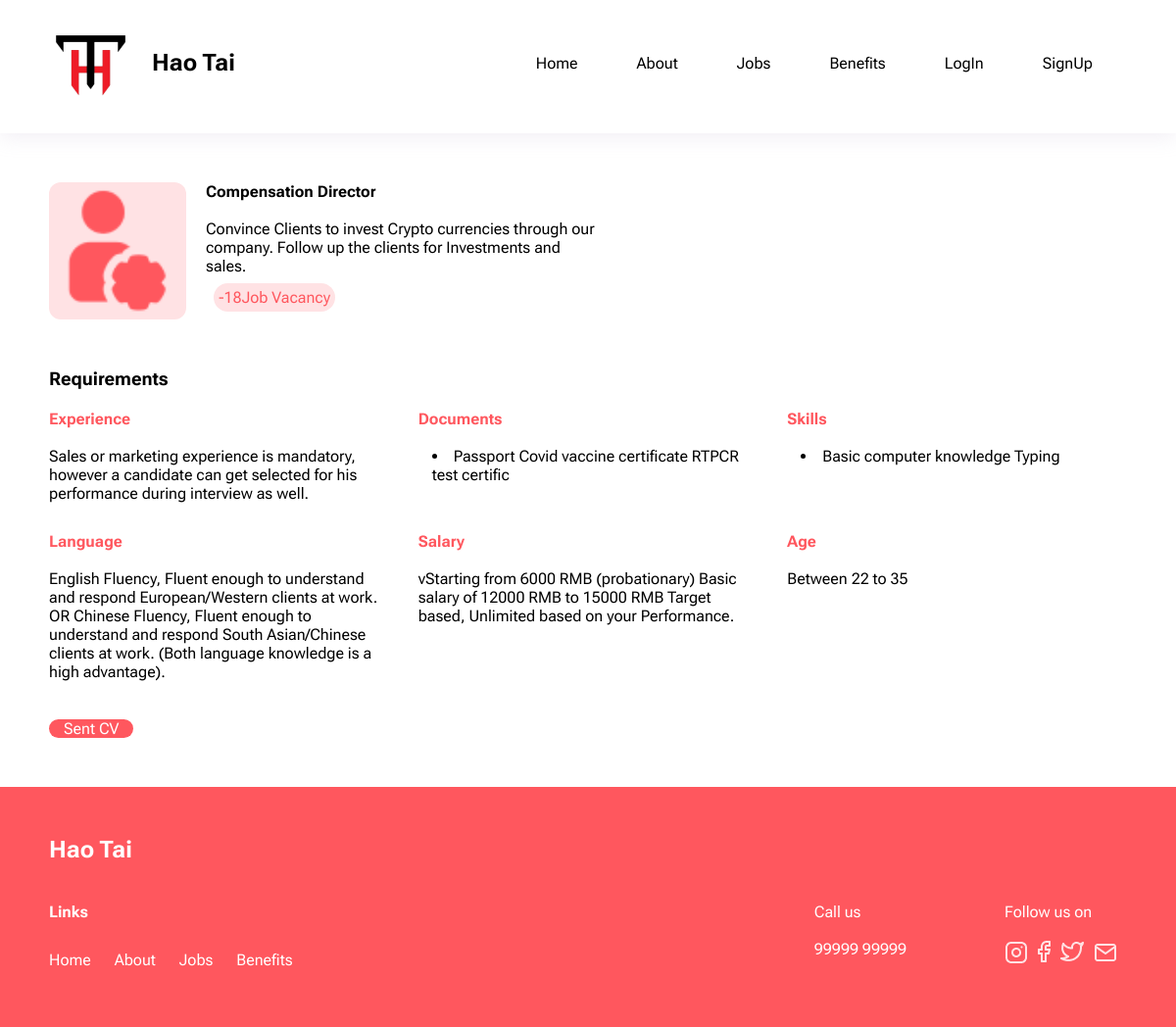
The page /jobsingle/4 on the database its author committed.
### web/models.py (models this page shows, shortened)
class jobdescrip(models.Model):
    title = models.CharField(max_length = 200)
    description = models.TextField()
    no_of_vacancy = models.IntegerField()
    image = models.ImageField()
    experience = models.TextField()
    documents = models.TextField()
    skill = models.TextField()
    language  = models.TextField()
    salary = models.TextField()
    age = models.TextField()
    Category = models.ForeignKey('categories', on_delete=models.CASCADE)

### web/views.py (the view)
def jobsingle(request,id):
    jobdes = jobdescrip.objects.get(id=id)
    context = {'jobdes':jobdes}
    return render(request,'jobsingle.html',context)

### templates/jobsingle.html (shortened to what this page needs)
        {%extends 'base.html'%}
        {%load static%}
        {%block style%}
    <link rel="stylesheet" href="{% static  'stylelast.css'%}">
    {%endblock%}
    {%block content%}
    <section class="crypto">
        <div class="currency">
            <img src="{{jobdes.image.url}}" alt="">
        </div>
        <div class="note">
            <div>
                <b>{{jobdes.title}}</b><br><br>
                <p>{{jobdes.description}}</p>
            </div>
            <div class="vacancy">{{jobdes.no_of_vacancy }}Job Vacancy</div>
        </div>
    </section>
    <section class="requirements">
        <h3>Requirements</h3>
        <div class="conditions">
            <div class="exp">
                <h4>Experience</h4><br>
                <p>{{jobdes.experience }}</p>
            </div>
            <div class="exp">
                <ul><h4>Documents</h4></ul><br>
                <li>{{jobdes.documents }}</li>
            </div>
            <div class="exp">
                <ul><h4>Skills</h4></ul><br>
                <li>{{jobdes.skill }}</li>
            </div>
            <div class="exp">
                <h4>Language</h4><br>
                <p>{{jobdes.language }}.</p><br>
            </div>
            <div class="exp">
                <h4>Salary</h4><br>
                <p>{{jobdes.salary }}</p>
            </div>
            <div class="exp">
                <h4>Age</h4><br>
                <p>{{jobdes.age }}</p>
            </div>
        </div>
        <div class="cv"><a href="">Sent CV</a></div>
    </section>
    {%endblock%}

### static/stylelast.css (style rules this page uses)
* { padding: 0; margin: 0; }
body { background-color: white; font-family: 'Open Sans', sans-serif; font-family: 'Roboto Flex', sans-serif; }
a { text-decoration: none; color: black; }
.crypto { display: flex; gap: 20px; margin: 50px; }
.crypto img { width: 140px; }
.crypto p { max-width : 400px; }
.currency { background-color: #FFE2E4; border-radius: 12px; height: 140px; }
.vacancy { background-color: #FFE2E4; border-radius: 15px; padding: 5px; width: fit-content; margin: 8px; color: #FF575E; }
.requirements { margin: 50px; }
.requirements h3 { padding-bottom: 20px; }
.conditions { display: grid; grid-template-columns: repeat(6,1fr); gap: 30px; }
.exp { grid-column: span 2; }
.exp h4 { color: #FF575E; }
.exp li { margin-left: 14px; }
.cv { background-color: #FF575E; border-radius: 15px; margin-top: 20px; margin-bottom: 20px; width: fit-content; }
.cv a { color: white; margin: 15px; }

### rows shown on the page
jobdescrip: image (picture), title "Compensation Director", description "Convince Clients to invest Crypto currencies through our company. Follow up the clients for Investments and sales.", no_of_vacancy "-18", experience "Sales or marketing experience is mandatory, however a candidate can get selected for his performance during interview as well.", documents "Passport Covid vaccine certificate RTPCR test certific", skill "Basic computer knowledge Typing", language "English Fluency, Fluent enough to understand and respond European/Western clients at work. OR Chinese Fluency, Fluent enough to understand and respond South Asian/Chinese clients at work. (Both language knowledge is a high advantage)", salary "vStarting from 6000 RMB (probationary) Basic salary of 12000 RMB to 15000 RMB Target based, Unlimited based on your Performance.", age "Between 22 to 35"
